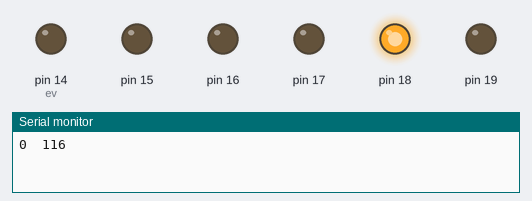
Recording of a sketch running on a simulated Arduino Uno, built with avr-gcc and run on an emulated ATmega328P. Shown: output pins drawn as LEDs (lit = HIGH), the last lines printed to the serial monitor.

Above: at 0.2 s.
At 1.2 s:
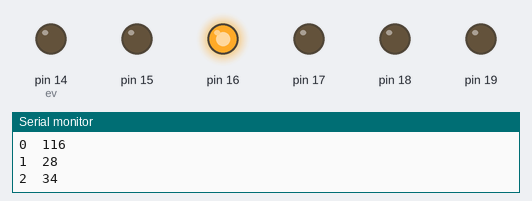
At 1.7 s:
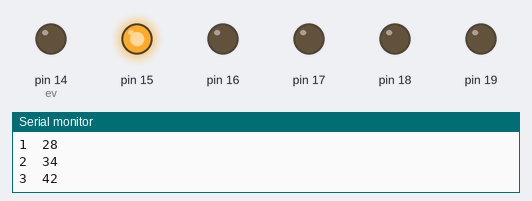
At 2.2 s:
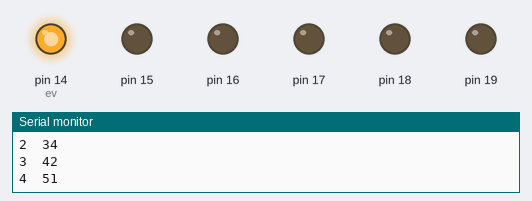
At 4.7 s:
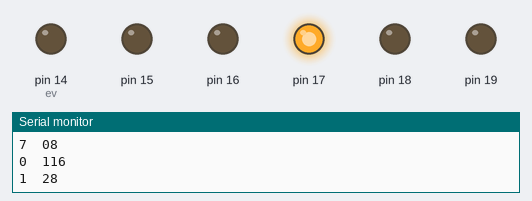
Timing chart, 0 to 5.2 s (numbered marks = the images above):
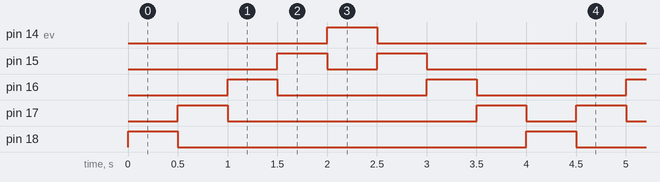

The sketch:

1-4z_scan.ino
```cpp
int ev = 0;

void setup() {
  Serial.begin(9600);
  DDRC = 0xFF;
}

void loop() {
  Serial.print(ev);
  if (ev & 0x4)
    PORTC = 1 << (ev & B11);
  else
    PORTC = B10000>>(ev&B11);
  ev = ++ev & B111;
  Serial.print("\t");
  Serial.print(ev);
  Serial.println(PORTC, DEC);
  delay(500); // ignore for speed test
}
```

Measured:
- by itself, pin 14 (ev), pin 18: alternates HIGH for 0.50 s and LOW for 3.5 s
- by itself, pin 15: repeats every 4.0 s: LOW 0.50 s, HIGH 0.50 s, LOW 2.5 s, HIGH 0.50 s
- by itself, pin 16: alternates HIGH for 0.50 s and LOW for 1.5 s
- by itself, pin 17: repeats every 4.0 s: LOW 2.5 s, HIGH 0.50 s, LOW 0.50 s, HIGH 0.50 s
